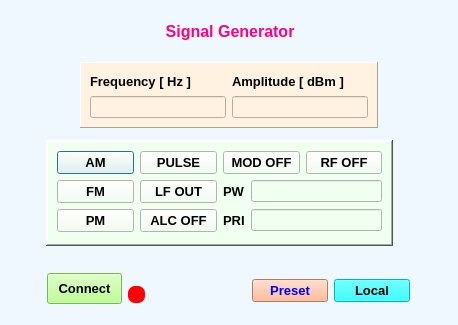
<?xml version="1.0" encoding="UTF-8"?>
<ui version="4.0">
 <class>SigGen</class>
 <widget class="QDialog" name="SigGen">
  <property name="windowModality">
   <enum>Qt::NonModal</enum>
  </property>
  <property name="geometry">
   <rect>
    <x>0</x>
    <y>0</y>
    <width>458</width>
    <height>325</height>
   </rect>
  </property>
  <property name="windowTitle">
   <string>Signal Generation</string>
  </property>
  <property name="windowIcon">
   <iconset>
    <normaloff>Logos/PlatinumLogo.ico</normaloff>Logos/PlatinumLogo.ico</iconset>
  </property>
  <property name="styleSheet">
   <string notr="true">background-color: rgb(238, 255, 252);
background-color: rgb(239, 247, 255);</string>
  </property>
  <widget class="QLabel" name="label">
   <property name="geometry">
    <rect>
     <x>128</x>
     <y>20</y>
     <width>213</width>
     <height>23</height>
    </rect>
   </property>
   <property name="font">
    <font>
     <family>Arial</family>
     <pointsize>12</pointsize>
     <weight>75</weight>
     <bold>true</bold>
    </font>
   </property>
   <property name="styleSheet">
    <string notr="true">background-color: rgb(246, 240, 255);
background-color:None;

color: rgb(255, 0, 127);
border:None;</string>
   </property>
   <property name="frameShape">
    <enum>QFrame::StyledPanel</enum>
   </property>
   <property name="text">
    <string>Signal Generator  </string>
   </property>
   <property name="alignment">
    <set>Qt::AlignCenter</set>
   </property>
  </widget>
  <widget class="QFrame" name="frame">
   <property name="geometry">
    <rect>
     <x>80</x>
     <y>62</y>
     <width>298</width>
     <height>66</height>
    </rect>
   </property>
   <property name="styleSheet">
    <string notr="true">background-color: rgb(255, 242, 225);</string>
   </property>
   <property name="frameShape">
    <enum>QFrame::Panel</enum>
   </property>
   <property name="frameShadow">
    <enum>QFrame::Raised</enum>
   </property>
   <layout class="QGridLayout" name="gridLayout_4">
    <item row="0" column="0">
     <layout class="QGridLayout" name="gridLayout">
      <item row="0" column="0">
       <widget class="QLabel" name="label_2">
        <property name="font">
         <font>
          <family>Arial</family>
          <pointsize>10</pointsize>
          <weight>75</weight>
          <bold>true</bold>
         </font>
        </property>
        <property name="text">
         <string>Frequency [ Hz ]</string>
        </property>
       </widget>
      </item>
      <item row="1" column="0">
       <widget class="QLineEdit" name="lineEdit_Freq"/>
      </item>
     </layout>
    </item>
    <item row="0" column="1">
     <layout class="QGridLayout" name="gridLayout_2">
      <item row="1" column="0">
       <widget class="QLineEdit" name="lineEdit_Ampl"/>
      </item>
      <item row="0" column="0">
       <widget class="QLabel" name="label_3">
        <property name="font">
         <font>
          <family>Arial</family>
          <pointsize>10</pointsize>
          <weight>75</weight>
          <bold>true</bold>
         </font>
        </property>
        <property name="text">
         <string>Amplitude [ dBm ]</string>
        </property>
       </widget>
      </item>
     </layout>
    </item>
   </layout>
  </widget>
  <widget class="QFrame" name="frame_2">
   <property name="geometry">
    <rect>
     <x>46</x>
     <y>140</y>
     <width>347</width>
     <height>106</height>
    </rect>
   </property>
   <property name="styleSheet">
    <string notr="true">background-color: rgb(242, 255, 238);
background-color: rgb(243, 255, 254);
background-color: rgb(241, 255, 240);</string>
   </property>
   <property name="frameShape">
    <enum>QFrame::WinPanel</enum>
   </property>
   <property name="frameShadow">
    <enum>QFrame::Raised</enum>
   </property>
   <layout class="QGridLayout" name="gridLayout_6">
    <item row="0" column="0">
     <widget class="QPushButton" name="PB_AM">
      <property name="font">
       <font>
        <family>Arial</family>
        <pointsize>10</pointsize>
        <weight>75</weight>
        <bold>true</bold>
       </font>
      </property>
      <property name="text">
       <string>AM</string>
      </property>
     </widget>
    </item>
    <item row="0" column="1">
     <widget class="QPushButton" name="PB_Pulse">
      <property name="font">
       <font>
        <family>Arial</family>
        <pointsize>10</pointsize>
        <weight>75</weight>
        <bold>true</bold>
       </font>
      </property>
      <property name="text">
       <string>PULSE</string>
      </property>
     </widget>
    </item>
    <item row="0" column="2">
     <widget class="QPushButton" name="PB_Mod_Off">
      <property name="font">
       <font>
        <family>Arial</family>
        <pointsize>10</pointsize>
        <weight>75</weight>
        <bold>true</bold>
       </font>
      </property>
      <property name="text">
       <string>MOD OFF</string>
      </property>
     </widget>
    </item>
    <item row="0" column="3">
     <widget class="QPushButton" name="PB_RF_Off">
      <property name="font">
       <font>
        <family>Arial</family>
        <pointsize>10</pointsize>
        <weight>75</weight>
        <bold>true</bold>
       </font>
      </property>
      <property name="text">
       <string>RF OFF</string>
      </property>
     </widget>
    </item>
    <item row="1" column="0">
     <widget class="QPushButton" name="PB_FM">
      <property name="font">
       <font>
        <family>Arial</family>
        <pointsize>10</pointsize>
        <weight>75</weight>
        <bold>true</bold>
       </font>
      </property>
      <property name="text">
       <string>FM</string>
      </property>
     </widget>
    </item>
    <item row="1" column="1">
     <widget class="QPushButton" name="PB_LF_Out">
      <property name="font">
       <font>
        <family>Arial</family>
        <pointsize>10</pointsize>
        <weight>75</weight>
        <bold>true</bold>
       </font>
      </property>
      <property name="text">
       <string>LF OUT</string>
      </property>
     </widget>
    </item>
    <item row="1" column="2" colspan="2">
     <layout class="QGridLayout" name="gridLayout_3">
      <item row="0" column="0">
       <widget class="QLabel" name="label_6">
        <property name="font">
         <font>
          <family>Arial</family>
          <pointsize>10</pointsize>
          <weight>75</weight>
          <bold>true</bold>
         </font>
        </property>
        <property name="text">
         <string>PW</string>
        </property>
       </widget>
      </item>
      <item row="0" column="1">
       <widget class="QLineEdit" name="lineEdit_PW"/>
      </item>
     </layout>
    </item>
    <item row="2" column="0">
     <widget class="QPushButton" name="PB_PM">
      <property name="font">
       <font>
        <family>Arial</family>
        <pointsize>10</pointsize>
        <weight>75</weight>
        <bold>true</bold>
       </font>
      </property>
      <property name="text">
       <string>PM</string>
      </property>
     </widget>
    </item>
    <item row="2" column="1">
     <widget class="QPushButton" name="PB_Alc_Off">
      <property name="font">
       <font>
        <family>Arial</family>
        <pointsize>10</pointsize>
        <weight>75</weight>
        <bold>true</bold>
       </font>
      </property>
      <property name="text">
       <string>ALC OFF</string>
      </property>
     </widget>
    </item>
    <item row="2" column="2" colspan="2">
     <layout class="QGridLayout" name="gridLayout_5">
      <item row="0" column="0">
       <widget class="QLabel" name="label_7">
        <property name="font">
         <font>
          <family>Arial</family>
          <pointsize>10</pointsize>
          <weight>75</weight>
          <bold>true</bold>
         </font>
        </property>
        <property name="text">
         <string>PRI</string>
        </property>
       </widget>
      </item>
      <item row="0" column="1">
       <widget class="QLineEdit" name="lineEdit_PRI"/>
      </item>
     </layout>
    </item>
   </layout>
  </widget>
  <widget class="QPushButton" name="PB_Connect">
   <property name="geometry">
    <rect>
     <x>47</x>
     <y>273</y>
     <width>75</width>
     <height>31</height>
    </rect>
   </property>
   <property name="font">
    <font>
     <family>Arial</family>
     <pointsize>10</pointsize>
     <weight>75</weight>
     <bold>true</bold>
    </font>
   </property>
   <property name="styleSheet">
    <string notr="true">background-color: rgb(170, 255, 117);</string>
   </property>
   <property name="text">
    <string>Connect</string>
   </property>
  </widget>
  <widget class="QPushButton" name="pushButton_12">
   <property name="geometry">
    <rect>
     <x>128</x>
     <y>286</y>
     <width>17</width>
     <height>17</height>
    </rect>
   </property>
   <property name="styleSheet">
    <string notr="true">border-radius: 7px; 
background-color: red;</string>
   </property>
   <property name="text">
    <string/>
   </property>
  </widget>
  <widget class="QWidget" name="layoutWidget">
   <property name="geometry">
    <rect>
     <x>252</x>
     <y>274</y>
     <width>158</width>
     <height>33</height>
    </rect>
   </property>
   <layout class="QGridLayout" name="gridLayout_7">
    <item row="0" column="0">
     <widget class="QPushButton" name="PB_Preset">
      <property name="font">
       <font>
        <family>Arial</family>
        <pointsize>10</pointsize>
        <weight>75</weight>
        <bold>true</bold>
       </font>
      </property>
      <property name="styleSheet">
       <string notr="true">background-color: rgb(255, 170, 127);
color: rgb(0, 170, 255);
color: rgb(0, 0, 255);</string>
      </property>
      <property name="text">
       <string>Preset</string>
      </property>
     </widget>
    </item>
    <item row="0" column="1">
     <widget class="QPushButton" name="PB_Local">
      <property name="font">
       <font>
        <family>Arial</family>
        <pointsize>10</pointsize>
        <weight>75</weight>
        <bold>true</bold>
       </font>
      </property>
      <property name="styleSheet">
       <string notr="true">background-color: rgb(0, 255, 255);</string>
      </property>
      <property name="text">
       <string>Local</string>
      </property>
     </widget>
    </item>
   </layout>
  </widget>
  <widget class="QLabel" name="label_4">
   <property name="geometry">
    <rect>
     <x>12</x>
     <y>12</y>
     <width>63</width>
     <height>63</height>
    </rect>
   </property>
   <property name="text">
    <string/>
   </property>
   <property name="pixmap">
    <pixmap>Logos/dlrl-logo.png</pixmap>
   </property>
   <property name="scaledContents">
    <bool>true</bool>
   </property>
  </widget>
  <widget class="QLabel" name="label_5">
   <property name="geometry">
    <rect>
     <x>382</x>
     <y>12</y>
     <width>63</width>
     <height>63</height>
    </rect>
   </property>
   <property name="text">
    <string/>
   </property>
   <property name="pixmap">
    <pixmap>Logos/PlatinumLogo.png</pixmap>
   </property>
   <property name="scaledContents">
    <bool>true</bool>
   </property>
  </widget>
 </widget>
 <resources/>
 <connections/>
</ui>
